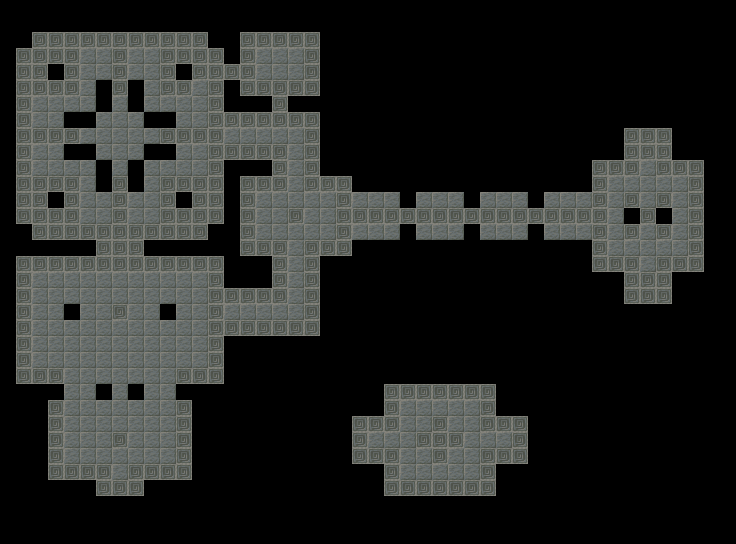

Below is a game level as drawn by its tile map, then a one-line description and the .tmx that defines it (tile-layer data replaced by summaries):
An orthogonal 46x34 tile map with 16x16 px tiles, 1 tile layer (floor), 1 hidden layer not drawn and 145 objects (76x wall, 12x spawn, 10x candles, 10x fire_candles, 10x fire_candles_green, ...).

<map version="1.10" tiledversion="1.10.1" orientation="orthogonal" renderorder="right-down" width="46" height="34" tilewidth="16" tileheight="16" infinite="0" nextlayerid="11" nextobjectid="325">
 <tileset firstgid="1" source="atlas.tsx" />
 <layer id="1" name="floor" width="46" height="34">
  <data>[1564 cells, 564 non-empty, 2 distinct tile ids]</data>
 </layer>
 <objectgroup id="8" name="zones" visible="0" />
 <layer id="2" name="ceiling" width="46" height="34" visible="0">
  <data>[1564 cells, 564 non-empty, 1 distinct tile ids]</data>
 </layer>
 <objectgroup id="5" name="enemies" visible="0" />
 <objectgroup id="10" name="items" visible="0" />
 <objectgroup id="7" name="rects">
  <object id="6" name="wall" x="0" y="16" width="16" height="384" />
  <object id="7" name="wall" x="224" y="336" width="16" height="64" />
  <object id="9" name="wall" x="16" y="240" width="80" height="16" />
  <object id="17" name="wall" x="16" y="16" width="224" height="16" />
  <object id="27" name="wall" x="64" y="112" width="32" height="16" />
  <object id="29" name="wall" x="64" y="144" width="32" height="16" />
  <object id="30" name="wall" x="96" y="80" width="16" height="32" />
  <object id="31" name="wall" x="128" y="80" width="16" height="32" />
  <object id="32" name="wall" x="144" y="112" width="32" height="16" />
  <object id="33" name="wall" x="144" y="144" width="32" height="16" />
  <object id="34" name="wall" x="128" y="160" width="16" height="32" />
  <object id="35" name="wall" x="96" y="160" width="16" height="32" />
  <object id="86" name="wall" x="176" y="192" width="16" height="16" />
  <object id="87" name="wall" x="48" y="192" width="16" height="16" />
  <object id="88" name="wall" x="48" y="64" width="16" height="16" />
  <object id="89" name="wall" x="176" y="64" width="16" height="16" />
  <object id="90" name="wall" x="208" y="32" width="16" height="16" />
  <object id="92" name="wall" x="208" y="224" width="16" height="16" />
  <object id="93" name="wall" x="16" y="224" width="16" height="16" />
  <object id="95" name="wall" x="16" y="32" width="16" height="16" />
  <object id="97" name="wall" x="144" y="240" width="80" height="16" />
  <object id="98" name="wall" x="16" y="384" width="48" height="16" />
  <object id="102" name="wall" x="224" y="160" width="16" height="128" />
  <object id="104" name="wall" x="224" y="80" width="16" height="32" />
  <object id="105" name="wall" x="240" y="160" width="32" height="16" />
  <object id="106" name="wall" x="240" y="96" width="32" height="16" />
  <object id="107" name="wall" x="320" y="16" width="32" height="160" />
  <object id="108" name="wall" x="240" y="256" width="32" height="32" />
  <object id="109" name="wall" x="240" y="336" width="80" height="16" />
  <object id="110" name="wall" x="320" y="256" width="32" height="80" />
  <object id="111" name="wall" x="352" y="240" width="240" height="96" />
  <object id="127" name="wall" x="64" y="304" width="16" height="16" />
  <object id="131" name="wall" x="160" y="304" width="16" height="16" />
  <object id="152" name="wall" x="704" y="160" width="16" height="112" />
  <object id="153" name="wall" x="592" y="272" width="32" height="16" />
  <object id="154" name="wall" x="672" y="272" width="48" height="16" />
  <object id="155" name="wall" x="592" y="144" width="32" height="16" />
  <object id="156" name="wall" x="672" y="144" width="48" height="16" />
  <object id="157" name="wall" x="624" y="304" width="48" height="16" />
  <object id="158" name="wall" x="608" y="288" width="16" height="32" />
  <object id="159" name="wall" x="672" y="288" width="16" height="32" />
  <object id="160" name="wall" x="624" y="112" width="48" height="16" />
  <object id="161" name="wall" x="608" y="112" width="16" height="32" />
  <object id="162" name="wall" x="672" y="112" width="16" height="32" />
  <object id="163" name="wall" x="624" y="208" width="16" height="16" />
  <object id="164" name="wall" x="656" y="208" width="16" height="16" />
  <object id="166" name="wall" x="240" y="16" width="80" height="16" />
  <object id="168" name="wall" x="288" y="96" width="32" height="16" />
  <object id="169" name="wall" x="224" y="32" width="16" height="32" />
  <object id="198" name="wall" x="352" y="96" width="240" height="96" />
  <object id="200" name="wall" x="400" y="224" width="16" height="16" />
  <object id="201" name="wall" x="400" y="192" width="16" height="16" />
  <object id="202" name="wall" x="464" y="192" width="16" height="16" />
  <object id="203" name="wall" x="464" y="224" width="16" height="16" />
  <object id="204" name="wall" x="528" y="192" width="16" height="16" />
  <object id="205" name="wall" x="528" y="224" width="16" height="16" />
  <object id="207" name="wall" x="176" y="384" width="48" height="16" />
  <object id="208" name="wall" x="96" y="384" width="16" height="16" />
  <object id="209" name="wall" x="128" y="384" width="16" height="16" />
  <object id="212" name="wall" x="16" y="400" width="32" height="96" />
  <object id="213" name="wall" x="192" y="400" width="32" height="96" />
  <object id="214" name="wall" x="32" y="496" width="224" height="16" />
  <object id="278" name="wall" x="144" y="480" width="48" height="16" />
  <object id="279" name="wall" x="48" y="480" width="48" height="16" />
  <object id="312" name="wall" x="384" y="496" width="112" height="16" />
  <object id="313" name="wall" x="384" y="368" width="112" height="16" />
  <object id="315" name="wall" x="368" y="464" width="16" height="48" />
  <object id="316" name="wall" x="496" y="464" width="16" height="48" />
  <object id="317" name="wall" x="496" y="368" width="16" height="48" />
  <object id="318" name="wall" x="368" y="368" width="16" height="48" />
  <object id="319" name="wall" x="528" y="416" width="16" height="48" />
  <object id="320" name="wall" x="336" y="416" width="16" height="48" />
  <object id="321" name="wall" x="512" y="400" width="32" height="16" />
  <object id="322" name="wall" x="512" y="464" width="32" height="16" />
  <object id="323" name="wall" x="336" y="464" width="32" height="16" />
  <object id="324" name="wall" x="336" y="400" width="32" height="16" />
 </objectgroup>
 <objectgroup id="11" name="spawns">
  <object id="215" name="spawn" gid="14" x="112" y="64" width="16" height="16">
   <properties>
    <property name="direction" value="south" />
   </properties>
  </object>
  <object id="215" name="spawn" gid="14" x="432" y="144" width="16" height="16">
   <properties>
    <property name="direction" value="east" />
   </properties>
  </object>
  <object id="216" name="spawn" gid="14" x="192" y="176" width="16" height="16">
   <properties>
    <property name="direction" value="west" />
   </properties>
  </object>
  <object id="217" name="spawn" gid="14" x="160" y="320" width="16" height="16">
   <properties>
    <property name="direction" value="west" />
   </properties>
  </object>
  <object id="218" name="spawn" gid="14" x="384" y="288" width="16" height="16">
   <properties>
    <property name="direction" value="west" />
   </properties>
  </object>
  <object id="219" name="spawn" gid="14" x="0" y="336" width="16" height="16">
   <properties>
    <property name="direction" value="east" />
   </properties>
  </object>
  <object id="220" name="spawn" gid="14" x="64" y="320" width="16" height="16">
   <properties>
    <property name="direction" value="east" />
   </properties>
  </object>
  </objectgroup>
 <objectgroup id="12" name="powerups" visible="0">
  <!-- 57 objects omitted --></objectgroup>
 <objectgroup id="4" name="doors" visible="0">
  <!-- 50 objects omitted --></objectgroup>
 <objectgroup id="13" name="teleports" visible="0">
  <!-- 45 objects omitted --></objectgroup>
 <objectgroup id="14" name="decorations" visible="0">
  <!-- 38 objects omitted --></objectgroup>
</map>
<!-- 62 of 145 objects omitted -->
